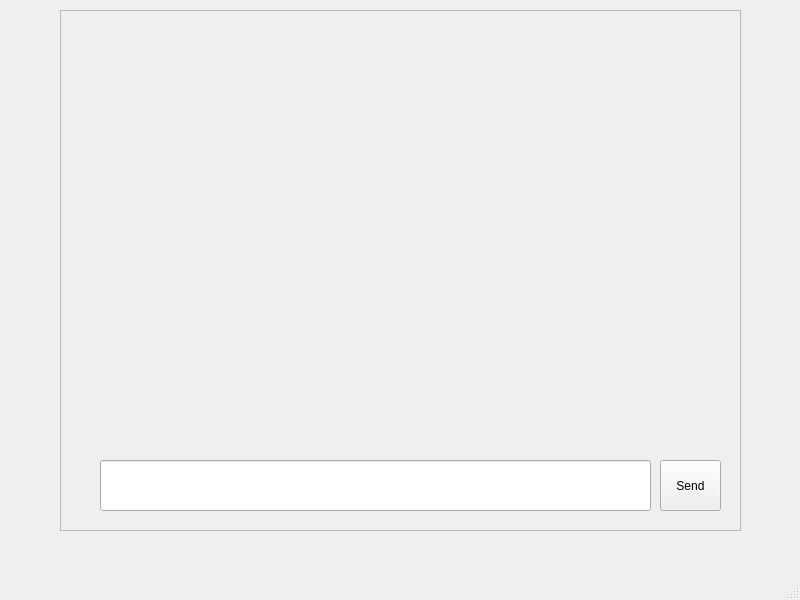
<?xml version="1.0" encoding="UTF-8"?>
<ui version="4.0">
 <class>ClientUi</class>
 <widget class="QMainWindow" name="ClientUi">
  <property name="geometry">
   <rect>
    <x>0</x>
    <y>0</y>
    <width>800</width>
    <height>600</height>
   </rect>
  </property>
  <property name="windowTitle">
   <string>ClientUi</string>
  </property>
  <widget class="QWidget" name="centralwidget">
   <widget class="QFrame" name="frame">
    <property name="geometry">
     <rect>
      <x>60</x>
      <y>10</y>
      <width>681</width>
      <height>521</height>
     </rect>
    </property>
    <property name="frameShape">
     <enum>QFrame::StyledPanel</enum>
    </property>
    <property name="frameShadow">
     <enum>QFrame::Raised</enum>
    </property>
    <widget class="QWidget" name="verticalLayoutWidget">
     <property name="geometry">
      <rect>
       <x>20</x>
       <y>10</y>
       <width>651</width>
       <height>431</height>
      </rect>
     </property>
     <layout class="QVBoxLayout" name="messageDisplay"/>
    </widget>
    <widget class="QLineEdit" name="messageInput">
     <property name="geometry">
      <rect>
       <x>40</x>
       <y>450</y>
       <width>551</width>
       <height>51</height>
      </rect>
     </property>
    </widget>
    <widget class="QPushButton" name="sendButton">
     <property name="geometry">
      <rect>
       <x>600</x>
       <y>450</y>
       <width>61</width>
       <height>51</height>
      </rect>
     </property>
     <property name="text">
      <string>Send</string>
     </property>
    </widget>
   </widget>
  </widget>
  <widget class="QMenuBar" name="menubar">
   <property name="geometry">
    <rect>
     <x>0</x>
     <y>0</y>
     <width>800</width>
     <height>21</height>
    </rect>
   </property>
  </widget>
  <widget class="QStatusBar" name="statusbar"/>
 </widget>
 <resources/>
 <connections/>
</ui>
